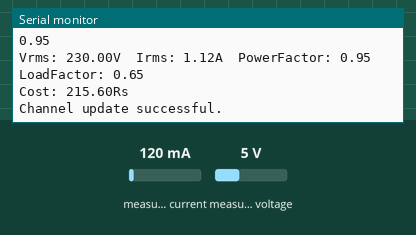
The sketch below on a simulated ESP32. Parts: the last lines printed to the serial monitor. Inputs (shaded band) come from the test bench; at power-on: measured current 120 mA, measured voltage 5 V. WiFi joins after 1.5 s; servers stay silent unless stated.

Above: at 9.5 s.
9.6 s: measured current set to 40 mA
At 12.43 s:
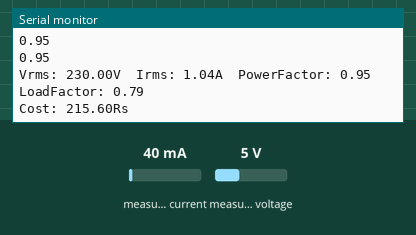
15.3 s: measured voltage set to 0.3 V
At 16.8 s:
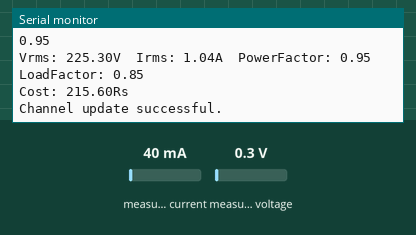
21.0 s: measured current set to 500 mA
At 23.8 s:
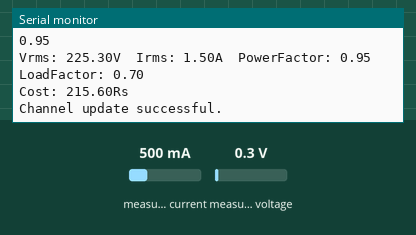
26.7 s: measured voltage set to 3.8 V
At 26.7 s:
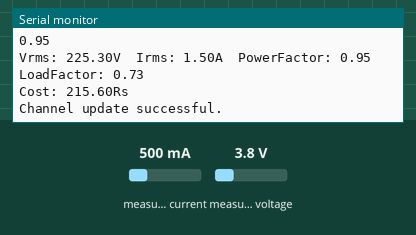
Timing chart, 0 to 29.7 s (numbered marks = the images above; inputs shaded):
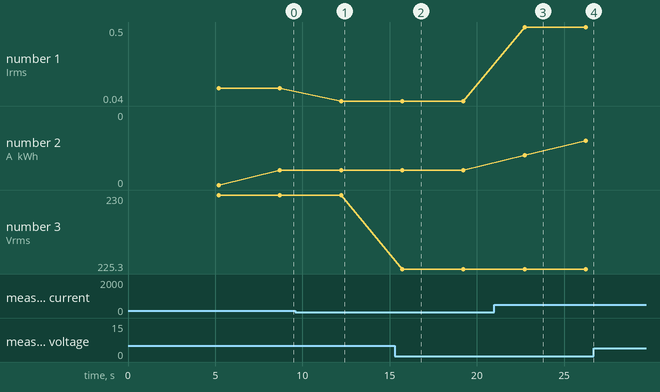

The sketch:

Arduinocode.ino
```cpp
#include <ThingSpeak.h>
#include "EmonLib.h"
#include <WiFi.h>

const char ssid[] = "fdsfsdfsdf";
const char password[] = "ffsdfsd";
WiFiClient client;
EnergyMonitor emon;
#define vCalibration 100.8//106.8
#define currCalibration 10//0.52


const long CHANNEL =1111215;
const char *WRITE_API = "adsfdsfsfsd";
float kWh = 0;
unsigned long lastmillis = millis();

float a = 0.0;
float b = 0.0;
float c = 0.0;
float d = 0.0;
float e=0.0;
float f=215.6;
long prevMillisThingSpeak = 0;
int intervalThingSpeak = 200; // Minimum ThingSpeak write interval is 15 seconds


float avgload=0;
float curload=0;
float peakload=0;


void setup()
{
 Serial.begin(115200);
 Serial.println();
 Serial.println("Send Sensor's Data to ThingSpeak Using ESP32");
 Serial.println();
 emon.voltage(35, vCalibration, 1.0); // Voltage: input pin, calibration, phase_shift
  emon.current(34, currCalibration);
 WiFi.mode(WIFI_STA);
 ThingSpeak.begin(client); // Initialize ThingSpeak
}

void loop()
{
// Connect or reconnect to WiFi
 if (WiFi.status() != WL_CONNECTED) {
 Serial.print("Attempting to connect to SSID: ");
 Serial.println(ssid);
 while (WiFi.status() != WL_CONNECTED) {
 WiFi.begin(ssid, password);
 Serial.print(".");
 delay(5000);
 }
 Serial.println("\nConnected.");
 }
    emon.calcVI(20, 2000);

    Serial.print("\tIrms: ");
    Serial.print(((emon.Irms)), 2);
    Serial.print("A");


    Serial.print("\tkWh: ");
    kWh = kWh + emon.apparentPower*(millis()-lastmillis)/3600000000.0;
    Serial.print(kWh, 4);
    Serial.println("kWh");
    lastmillis = millis();

  //load factor
curload=kWh;
avgload=(curload+avgload)/2;
if(curload>peakload){peakload=curload;}


//Load Factor


if(emon.Vrms<60){a=0;}
 else{a=emon.Vrms;}      //voltage

     //current
  if(emon.Irms>30){
   b=0;
  }
  else{b=emon.Irms;}

Serial.println(emon.powerFactor);
 if(emon.powerFactor>0.70 &&  emon.powerFactor<1.00){
   c=emon.powerFactor;
    }
 else{c=0.999;}    //powerfactor

Serial.println(c);

 if(emon.Vrms=0){d=0;}
 else{d=avgload/peakload;}    //load

 e=((emon.Irms*emon.Vrms)*4.1)/60000;      //Bill
 f=f+e;
 Serial.print("Vrms: ");
    Serial.print(a);
    Serial.print("V");

    if(a<100){
      b=0;
    }
    else{b=b+1;}
    Serial.print("\tIrms: ");
    Serial.print(b);
    Serial.print("A");


   Serial.print("\tPowerFactor: ");
    Serial.println(c);
    Serial.print("\LoadFactor: ");          //load
Serial.println(d);
Serial.print("\Cost: ");
    Serial.print(f);
    Serial.println("Rs");

 // Set the fields with the values
 ThingSpeak.setField(1, a);               //voltage
 ThingSpeak.setField(2, b);               //current
 ThingSpeak.setField(3, c);                //powerfactor
 ThingSpeak.setField(4, d);                   //load
 ThingSpeak.setField(5, f);                    //Bill
 // Write to the ThingSpeak channel
 int x = ThingSpeak.writeFields(CHANNEL, WRITE_API);
 if (x == 200) {
 Serial.println("Channel update successful.");
 }
 else {
 Serial.println("Problem updating channel. HTTP error code " + String(x));
 }

 prevMillisThingSpeak = millis();

delay(3000);

}
```

Measured:
- after the input at 9.6 s, the serial monitor: prints a new line after 2.6 s (image 1)
- after the input at 15.3 s, the serial monitor: prints a new line after 0.43 s (image 2)
- after the input at 21.0 s, the serial monitor: prints a new line after 1.7 s (image 3)
- plotted number 1: 0.12 → 0.04 after the input at 9.6 s, 0.04 → 0.5 after the input at 21.0 s
- plotted number 2: 0 → 0 after the input at 21.0 s
- plotted number 3: 230 → 225.3 after the input at 15.3 s, 225.3 → 228.8 after the input at 26.7 s
